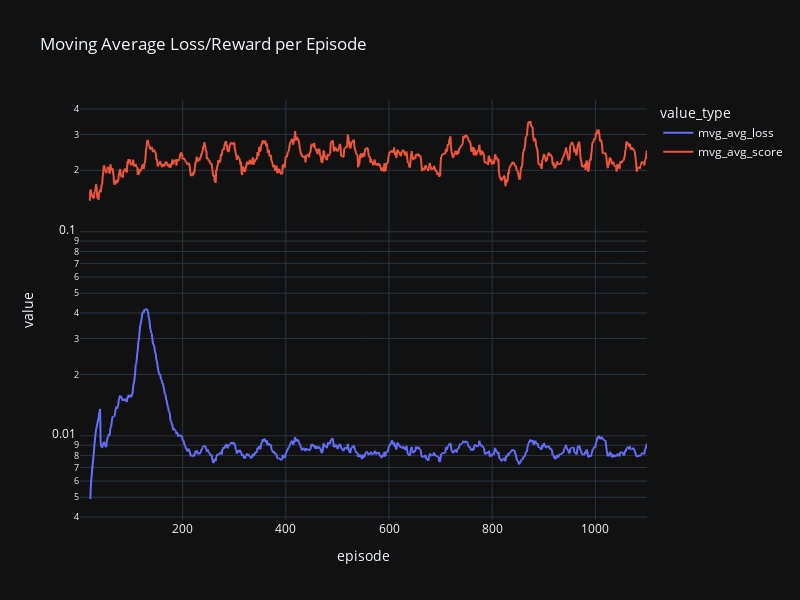

This figure's notebook cell:
### Code cell
# moving average loss/reward per episode
fig = px.line(df_metrics_pivot[df_metrics_pivot['value_type'].isin(['mvg_avg_score', 'mvg_avg_loss'])], x="episode", y="value", color='value_type', title='Moving Average Loss/Reward per Episode', log_y=True)

fig.update_layout(width=800, height=600)

fig.show()

### Figure 1 — Plotly figure (JSON) as saved in the notebook; plotly's stock layout.template omitted (floating-point values rounded to 4 significant figures; data arrays with more than 128 entries replaced by an {"elided": "..."} marker saying what was removed)
{"data": [{"hovertemplate": "value_type=mvg_avg_loss<br>episode=%{x}<br>value=%{y}<extra></extra>", "legendgroup": "mvg_avg_loss", "line": {"color": "#636efa", "dash": "solid"}, "marker": {"symbol": "circle"}, "mode": "lines", "name": "mvg_avg_loss", "showlegend": true, "x": {"elided": "1100 int values"}, "xaxis": "x", "y": {"elided": "1100 float values"}, "yaxis": "y", "type": "scattergl"}, {"hovertemplate": "value_type=mvg_avg_score<br>episode=%{x}<br>value=%{y}<extra></extra>", "legendgroup": "mvg_avg_score", "line": {"color": "#EF553B", "dash": "solid"}, "marker": {"symbol": "circle"}, "mode": "lines", "name": "mvg_avg_score", "showlegend": true, "x": {"elided": "1100 int values"}, "xaxis": "x", "y": {"elided": "1100 float values"}, "yaxis": "y", "type": "scattergl"}], "layout": {"xaxis": {"anchor": "y", "domain": [0.0, 1.0], "title": {"text": "episode"}}, "yaxis": {"anchor": "x", "domain": [0.0, 1.0], "title": {"text": "value"}, "type": "log"}, "legend": {"title": {"text": "value_type"}, "tracegroupgap": 0}, "title": {"text": "Moving Average Loss/Reward per Episode"}, "width": 800, "height": 600}}
